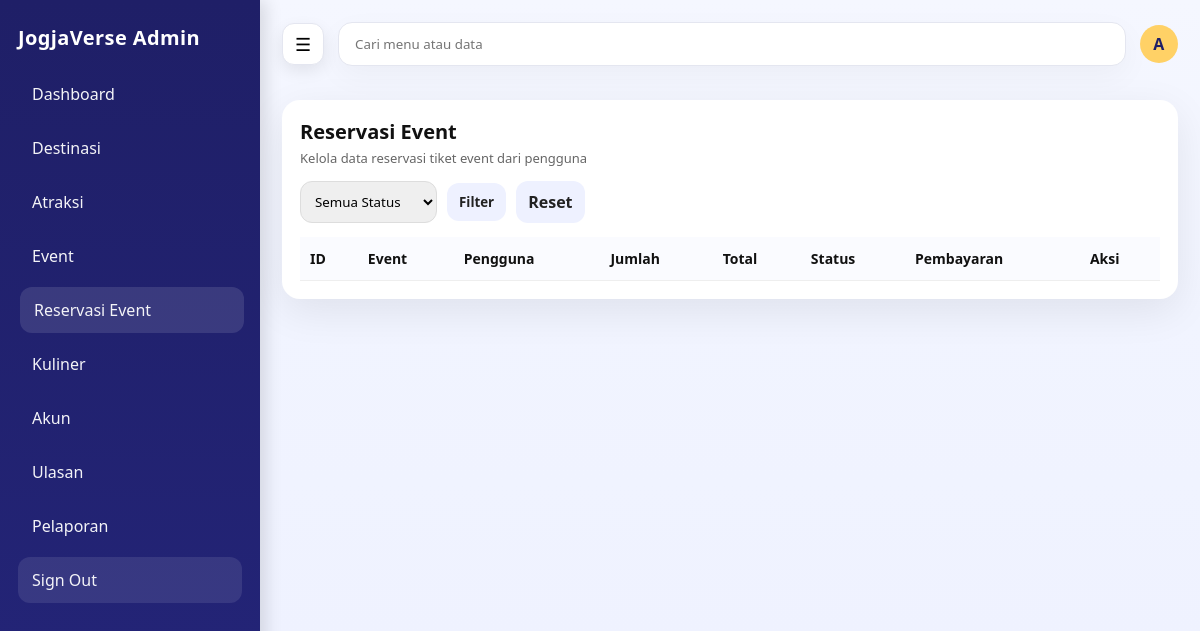
/admin/reservasi_event.php (signed in), run on an earlier commit of the app's database.
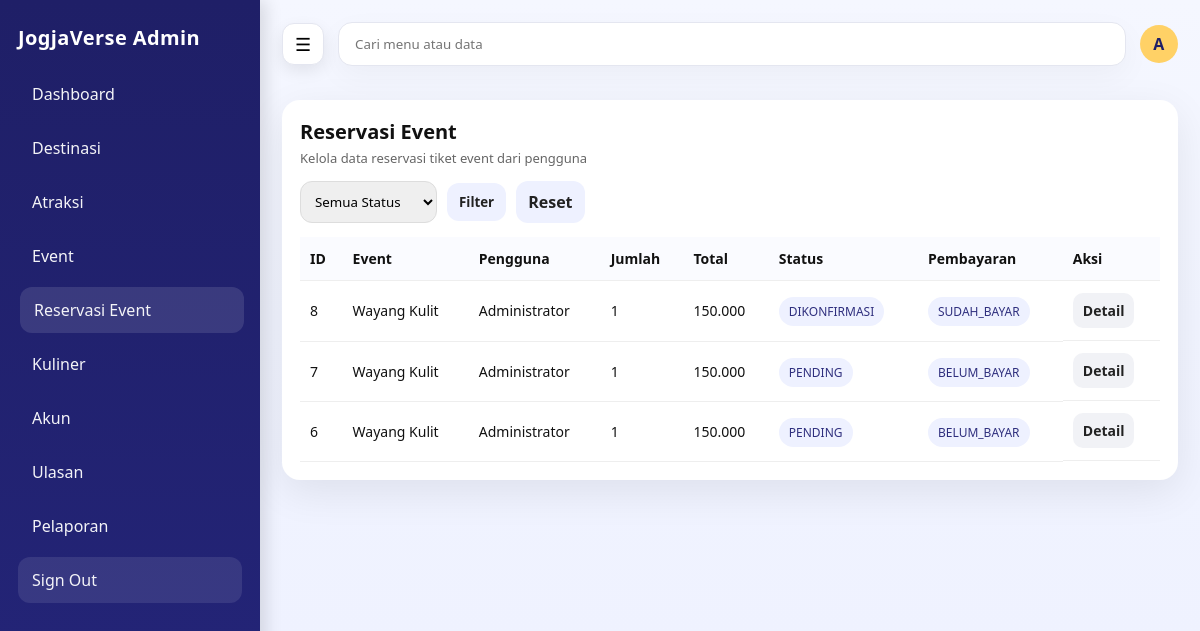
And on a later commit of the database.
### tables this page shows
CREATE TABLE `reservasi_event` (
  `id_reservasi` bigint UNSIGNED NOT NULL,
  `id_event` bigint UNSIGNED NOT NULL,
  `id_pengguna` bigint UNSIGNED NOT NULL,
  `jumlah_tiket` int UNSIGNED NOT NULL DEFAULT '1',
  `harga_satuan` int UNSIGNED NOT NULL DEFAULT '0',
  `total_harga` int UNSIGNED NOT NULL DEFAULT '0',
  `status` enum('PENDING','DIKONFIRMASI','DIBATALKAN','KADALUARSA') NOT NULL DEFAULT 'PENDING',
  `kedaluwarsa_pada` datetime DEFAULT NULL,
  `catatan` varchar(255) DEFAULT NULL,
  `dibuat_pada` datetime NOT NULL DEFAULT CURRENT_TIMESTAMP,
  `diubah_pada` datetime DEFAULT NULL ON UPDATE CURRENT_TIMESTAMP
);

CREATE TABLE `event` (
  `id_event` bigint UNSIGNED NOT NULL,
  `id_destinasi` bigint UNSIGNED DEFAULT NULL,
  `id_kategori` bigint UNSIGNED DEFAULT NULL,
  `judul` varchar(180) NOT NULL,
  `slug` varchar(200) NOT NULL,
  `deskripsi` text,
  `lokasi` varchar(255) DEFAULT NULL,
  `latitude` decimal(10,7) DEFAULT NULL,
  `longitude` decimal(10,7) DEFAULT NULL,
  `mulai_pada` datetime NOT NULL,
  `selesai_pada` datetime NOT NULL,
  `kuota` int UNSIGNED DEFAULT '0',
  `harga` int UNSIGNED DEFAULT '0',
  `gambar_sampul_url` varchar(255) DEFAULT NULL,
  `status` enum('draft','publish','dibatalkan','arsip') NOT NULL DEFAULT 'draft',
  `dibuat_oleh` bigint UNSIGNED DEFAULT NULL,
  `dibuat_pada` datetime NOT NULL DEFAULT CURRENT_TIMESTAMP,
  `diubah_pada` datetime DEFAULT NULL ON UPDATE CURRENT_TIMESTAMP
);

CREATE TABLE `pengguna` (
  `id_pengguna` bigint UNSIGNED NOT NULL,
  `nama_lengkap` varchar(120) NOT NULL,
  `username` varchar(60) NOT NULL,
  `email` varchar(120) DEFAULT NULL,
  `kata_sandi_hash` varchar(255) NOT NULL,
  `peran` enum('admin','user') NOT NULL DEFAULT 'user',
  `nomor_hp` varchar(30) DEFAULT NULL,
  `foto_profil_url` varchar(255) DEFAULT NULL,
  `status_aktif` tinyint(1) NOT NULL DEFAULT '1',
  `dibuat_pada` datetime NOT NULL DEFAULT CURRENT_TIMESTAMP,
  `diubah_pada` datetime DEFAULT NULL ON UPDATE CURRENT_TIMESTAMP
);

CREATE TABLE `pembayaran` (
  `id_pembayaran` bigint UNSIGNED NOT NULL,
  `id_reservasi` bigint UNSIGNED NOT NULL,
  `metode` enum('transfer_manual','gateway') NOT NULL DEFAULT 'transfer_manual',
  `jumlah` int UNSIGNED NOT NULL DEFAULT '0',
  `status` enum('BELUM_BAYAR','SUDAH_BAYAR','GAGAL','REFUND') NOT NULL DEFAULT 'BELUM_BAYAR',
  `bukti_bayar_url` varchar(255) DEFAULT NULL,
  `dibayar_pada` datetime DEFAULT NULL,
  `dibuat_pada` datetime NOT NULL DEFAULT CURRENT_TIMESTAMP
);

### admin/reservasi_event.php (the view, shortened to what this page needs)
<?php
require_once __DIR__ . "/../config/koneksi.php";
if (!function_exists('h')) {
  function h($val) {
    return htmlspecialchars((string)$val, ENT_QUOTES, 'UTF-8');
  }
}
$sql = "
  SELECT r.id_reservasi, r.jumlah_tiket, r.total_harga, r.status AS status_reservasi, r.dibuat_pada,
         e.judul AS nama_event,
         u.nama_lengkap, u.username,
         p.status AS status_pembayaran
  FROM reservasi_event r
  JOIN event e ON r.id_event = e.id_event
  LEFT JOIN pengguna u ON r.id_pengguna = u.id_pengguna
  LEFT JOIN pembayaran p ON r.id_reservasi = p.id_reservasi
";
$sql .= " ORDER BY r.dibuat_pada DESC";
$stmt = $koneksi->prepare($sql);
$stmt->execute();
$data = $stmt->get_result();
?>
<?php require_once __DIR__ . "/partials/header.php"; ?>
<link rel="stylesheet" href="<?= BASE_URL ?>/assets/css/admin_crud.css">
<div class="card">
  <div>
    <h1 class="page-title">Reservasi Event</h1>
    <p class="page-sub">Kelola data reservasi tiket event dari pengguna</p>
  </div>
  <div class="toolbar">
    <div class="left">
      <form method="GET" style="display:flex;gap:10px;align-items:center">
        <select name="status">
          <option value="">Semua Status</option>
        </select>
        <button class="btn secondary" type="submit">Filter</button>
        <a class="btn secondary" href="<?= BASE_URL ?>/admin/reservasi_event.php">Reset</a>
      </form>
    </div>
  </div>
  <div class="table-wrap">
    <table class="table2">
      <thead>
        <tr>
          <th>ID</th>
          <th>Event</th>
          <th>Pengguna</th>
          <th>Jumlah</th>
          <th>Total</th>
          <th>Status</th>
          <th>Pembayaran</th>
          <th>Aksi</th>
        </tr>
      </thead>
      <tbody>
      <?php while($row = $data->fetch_assoc()): ?>
        <tr>
          <td><?= h($row['id_reservasi']) ?></td>
          <td><?= h($row['nama_event'] ?? '-') ?></td>
          <td><?= h($row['nama_lengkap'] ?? $row['username'] ?? '-') ?></td>
          <td><?= h($row['jumlah_tiket'] ?? '-') ?></td>
          <td><?= h(number_format((int)($row['total_harga'] ?? 0), 0, ',', '.')) ?></td>
          <td><span class="pill"><?= h($row['status_reservasi'] ?? '-') ?></span></td>
          <td><span class="pill"><?= h($row['status_pembayaran'] ?? '-') ?></span></td>
          <td class="actions">
            <a class="btn-sm gray" href="<?= BASE_URL ?>/admin/reservasi_event.php?detail=<?= h($row['id_reservasi']) ?>">Detail</a>
          </td>
        </tr>
      <?php endwhile; ?>
      </tbody>
    </table>
  </div>
</div>
<?php require_once __DIR__ . "/partials/footer.php"; ?>

What changed in the data, as far as the page shows it:
added reservasi_event: id_reservasi "8", id_event.judul "Wayang Kulit", id_pengguna.nama_lengkap "Administrator", jumlah_tiket "1", total_harga "150.000", status "DIKONFIRMASI", pembayaran.status "SUDAH_BAYAR"
added reservasi_event: id_reservasi "7", id_event.judul "Wayang Kulit", id_pengguna.nama_lengkap "Administrator", jumlah_tiket "1", total_harga "150.000", status "PENDING", pembayaran.status "BELUM_BAYAR"
added reservasi_event: id_reservasi "6", id_event.judul "Wayang Kulit", id_pengguna.nama_lengkap "Administrator", jumlah_tiket "1", total_harga "150.000", status "PENDING", pembayaran.status "BELUM_BAYAR"
